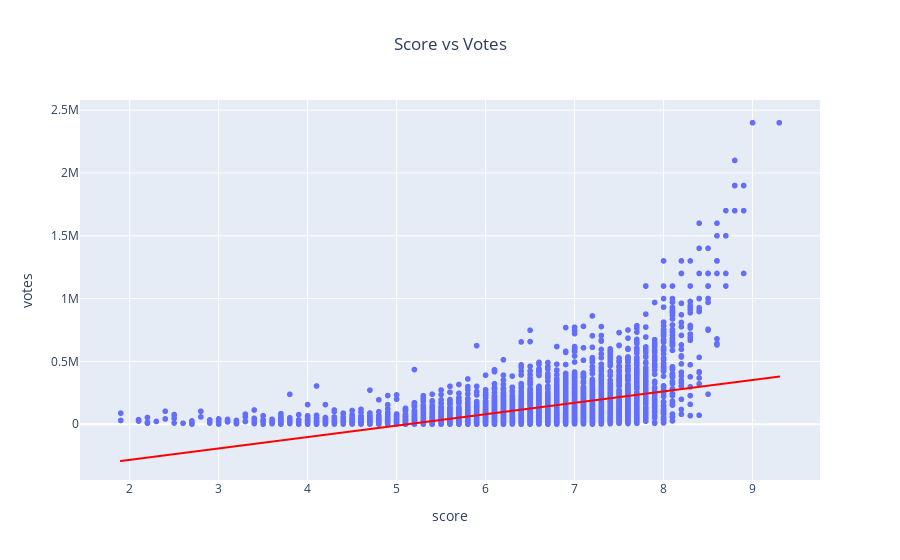

Write notebook code for a chart like this one.
### Markdown cell above
Score vs Votes

### Code cell
plot3 = px.scatter(data_frame=df,
                  x='score',
                  y='votes',
                  title='Score vs Votes',
                  hover_name="name",
                  hover_data=['year_released'],
                 trendline="ols",
                 trendline_color_override="red")

plot3.update_layout(title_x=0.5)

### Figure 1 — Plotly figure (JSON) as saved in the notebook; plotly's stock layout.template omitted (floating-point values rounded to 4 significant figures; data arrays with more than 128 entries replaced by an {"elided": "..."} marker saying what was removed)
{"data": [{"customdata": {"elided": "5421x1 int values"}, "hovertemplate": "<b>%{hovertext}</b><br><br>score=%{x}<br>votes=%{y}<br>year_released=%{customdata[0]}<extra></extra>", "hovertext": {"elided": "5421 str values"}, "legendgroup": "", "marker": {"color": "#636efa", "symbol": "circle"}, "mode": "markers", "name": "", "showlegend": false, "type": "scattergl", "x": {"elided": "5421 float values"}, "xaxis": "x", "y": {"elided": "5421 int values"}, "yaxis": "y"}, {"hovertemplate": "<b>OLS trendline</b><br>votes = 90842 * score + -465637<br>R<sup>2</sup>=0.224919<br><br>score=%{x}<br>votes=%{y} <b>(trend)</b><extra></extra>", "legendgroup": "", "line": {"color": "red"}, "marker": {"color": "#636efa", "symbol": "circle"}, "mode": "lines", "name": "", "showlegend": false, "type": "scattergl", "x": {"elided": "5421 float values"}, "xaxis": "x", "y": {"elided": "5421 float values"}, "yaxis": "y"}], "layout": {"legend": {"tracegroupgap": 0}, "title": {"text": "Score vs Votes", "x": 0.5}, "xaxis": {"anchor": "y", "domain": [0, 1], "title": {"text": "score"}}, "yaxis": {"anchor": "x", "domain": [0, 1], "title": {"text": "votes"}}}}
